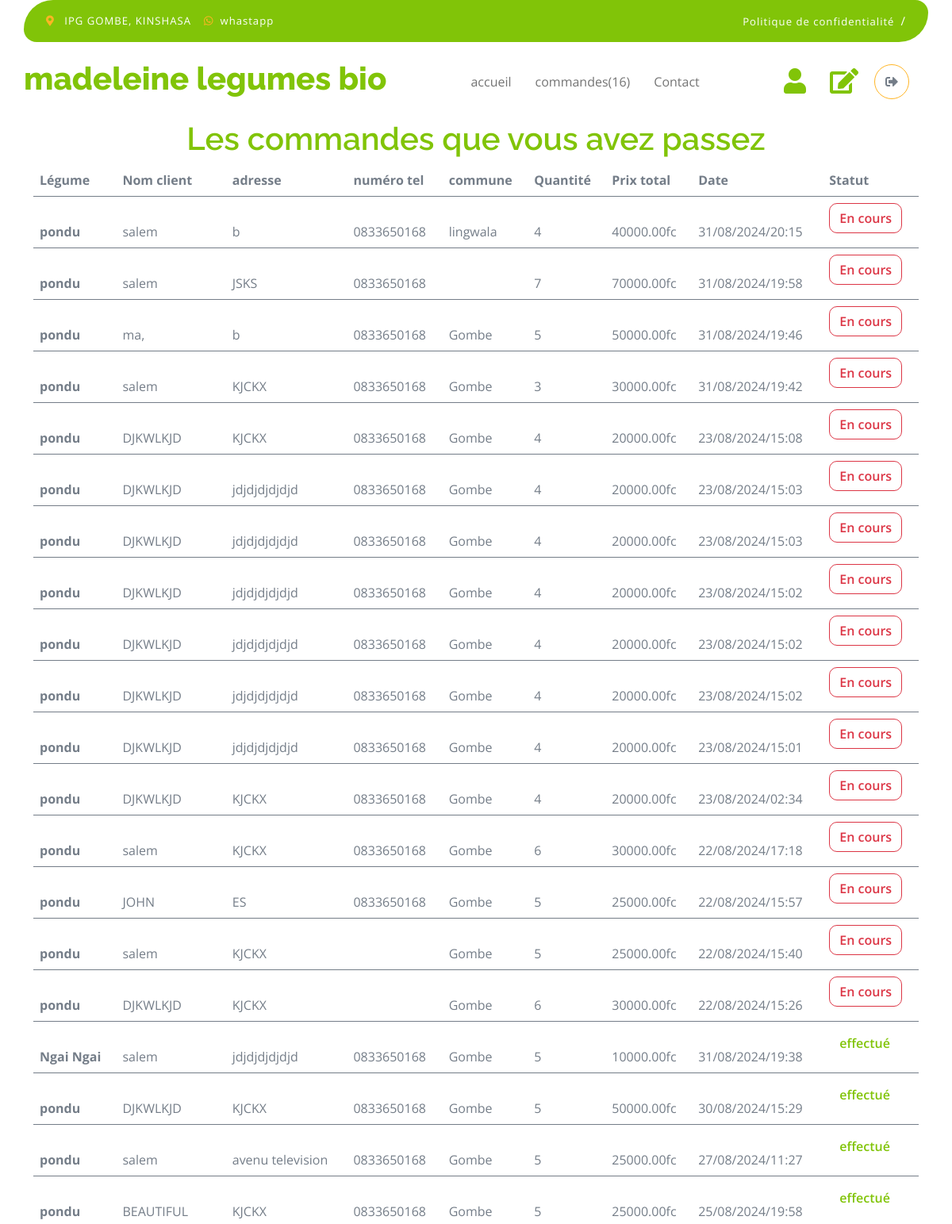
The app's page /accounts/seeallcommands/ (signed in, upper part), older data.
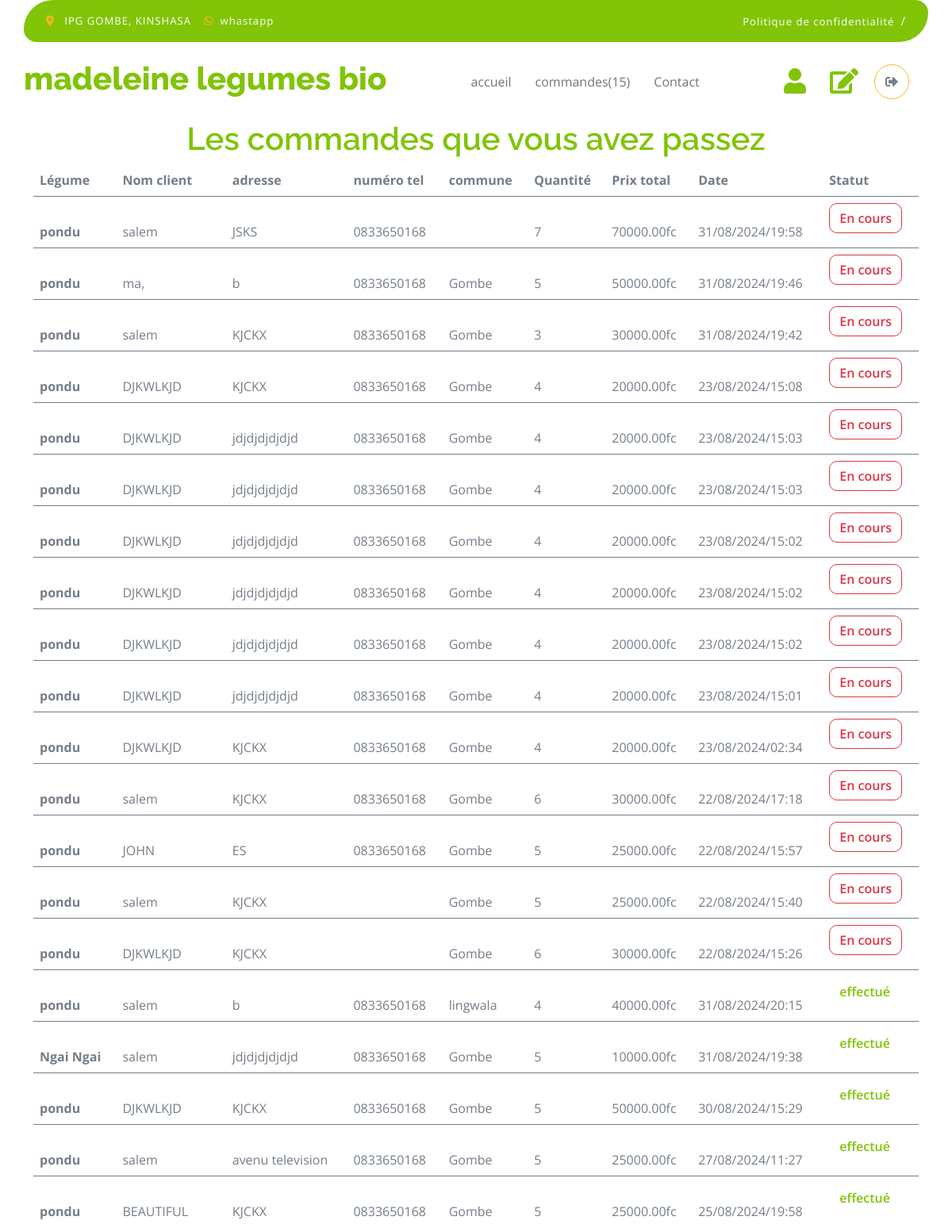
The same page, newer data.
### vegetable_shop/models.py (models this page shows, shortened)
class Command(models.Model):
    user = models.ForeignKey(User, on_delete=models.CASCADE, default=1)
    vegetable = models.ForeignKey('Vegetable', on_delete=models.CASCADE)
    quantity = models.IntegerField()
    amount = models.DecimalField(max_digits=10, decimal_places=2, default=0)
    name_client = models.CharField(max_length=100)
    commune_client = models.CharField(max_length=200)
    address_client = models.CharField(max_length=200)
    date_command = models.DateTimeField(default=datetime.now)
    statut = models.CharField(max_length=50, default='En cours')

class Vegetable(models.Model):
       name = models.CharField(max_length=100)
       description = models.TextField()
       picture = models.ImageField(upload_to='pictures', blank=True)
       price = models.DecimalField(max_digits=10, decimal_places=2)
       stock = models.IntegerField()
       date_add = models.DateTimeField(auto_now_add=True)
       def __str__(self):
           return self.name

### accounts/models.py (models this page shows, shortened)
class Profile(models.Model):
    user = models.OneToOneField(User, on_delete=models.CASCADE)
    phone_number = models.CharField(max_length=15, blank=True)
    commune =  models.CharField(max_length=100, blank=True)

### accounts/views.py (the view)
# urls.py: path('seeallcommands/', views.seeallcommands, name='seeallcommands'),
@permission_required('vegetable_shop.change_command')
def seeallcommands(request):
    ongoing_commands = Command.objects.filter(statut='En cours').order_by('-date_command')
    other_commands = Command.objects.exclude(statut='En cours').order_by('-date_command')
    all_commands = list(ongoing_commands) + list(other_commands)
    total_commands = Command.objects.filter(statut= 'En cours').count()
    return render(request, 'accounts/seeallcommands.html', {'commands': all_commands, 'total_commands': total_commands})

### accounts/templates/accounts/seeallcommands.html (shortened to what the changed rows need)
{% load static %}
<!DOCTYPE html>
<html lang="en">
    <head>
        <link rel="stylesheet" href="https://use.fontawesome.com/releases/v5.15.4/css/all.css"/>
        <link href="https://cdn.jsdelivr.net/npm/bootstrap-icons@1.4.1/font/bootstrap-icons.css" rel="stylesheet">
        <link href="{% static 'lib/lightbox/css/lightbox.min.css' %}" rel="stylesheet">
        <link href="{% static 'lib/owlcarousel/assets/owl.carousel.min.css' %}" rel="stylesheet">
        <link href="{% static 'css/bootstrap.min.css' %}" rel="stylesheet">
        <link href="{% static 'css/style.css' %}" rel="stylesheet">
    </head>
    <body>
        <div class="container-fluid fixed-top">
            <div class="container px-0">
                <nav class="navbar navbar-light bg-white navbar-expand-xl">
                    <a href="/" class="navbar-brand"><h1 class="text-primary display-6">madeleine legumes bio</h1></a>
                    <div class="collapse navbar-collapse bg-white" id="navbarCollapse">
                        <div class="navbar-nav mx-auto">
                            <a href="{% url 'vegetable_shop:index' %}" class="nav-item nav-link">accueil</a>
                            {% if user.is_staff %}
                            <a href="{% url 'accounts:seeallcommands' %}" class="nav-item nav-link">commandes({{total_commands}})</a>
                            {% else %}
                            <a href="{% url 'vegetable_shop:commands' %}" class="nav-item nav-link">commandes</a>
                            {% endif %}
                            <a href="{% url 'vegetable_shop:contact' %}" class="nav-item nav-link">Contact</a>
                        </div>
                    </div>
                </nav>
            </div>
        </div>
        <div class="container py-5 mt-5" id="seecommands" style="position:relative; top: 55px;">
            {% block content %}
            <h1 class="text-primary text-center">Les commandes que vous avez passez</h1>
            <div class="table-responsive">
                <table class="table">
                    <thead>
                      <tr>
                        <th scope="col">Légume</th>
                        <th scope="col">Nom client</th>
                        <th scope="col">adresse</th>
                        <th scope="col">numéro tel</th>
                        <th scope="col">commune</th>
                        <th scope="col">Quantité</th>
                        <th scope="col">Prix total</th>
                        <th scope="col">Date</th>
                        <th scope="col">Statut</th>
                      </tr>
                    </thead>
                    {% for command in commands %}
                    <tbody>
                        <tr>
                            <th scope="row">
                                <p class="mb-0 mt-4">{{command.vegetable}}</p>
                            </th>
                            <td>
                                <p class="mb-0 mt-4">{{ command.name_client }}</p>
                            </td>
                            <td>
                                <p class="mb-0 mt-4">{{command.address_client}}</p>
                            </td>
                            <td>
                                <p class="mb-0 mt-4">{{command.user.profile.phone_number}}</p>
                            </td>
                            <td>
                                <p class="mb-0 mt-4">{{command.commune_client}}</p>
                            </td>
                            <td>
                               <p class="mb-0 mt-4">{{command.quantity}}</p>
                            </td>
                            <td>
                                <p class="mb-0 mt-4"> {{command.amount}}fc </p>
                            </td>
                            <td>
                                <p class="mb-0 mt-4"> {{ command.date_command|date:"d/m/Y/H:i" }} </p>
                            </td>
                            {% if command.statut == 'effectué' %}
                            {% with color_statut='btn-link' %}
                                <td>
                                    <a href="{% url 'accounts:update_status' command.id %}" class="btn {{ color_statut }} statut" data-id="{{ command.id }}"> {{ command.statut }} </a>
                                </td>
                            {% endwith %}
                        {% else %}
                            {% with color_statut='btn-outline-danger' %}
                                <td>
                                    <a href="{% url 'accounts:update_status' command.id %}" class="btn {{ color_statut }} statut" data-id="{{ command.id }}"> {{ command.statut }} </a>
                                </td>
                            {% endwith %}
                        {% endif %}
                        </tr>
                    </tbody>
                    {% empty %}
                    <h3 class="text-center">Aucune commande n'a encore été passée</h3>
                    {% endfor %}
                </table>
            </div>
            {% endblock %}
        </div>
</body>
</html>

Row changes from the older to the newer data that the page shows:
changed Command "lingwala": statut "En cours" → "effectué"; moves down the list
Text that changed along with them:
{{ total_commands }}: "16" → "15"
